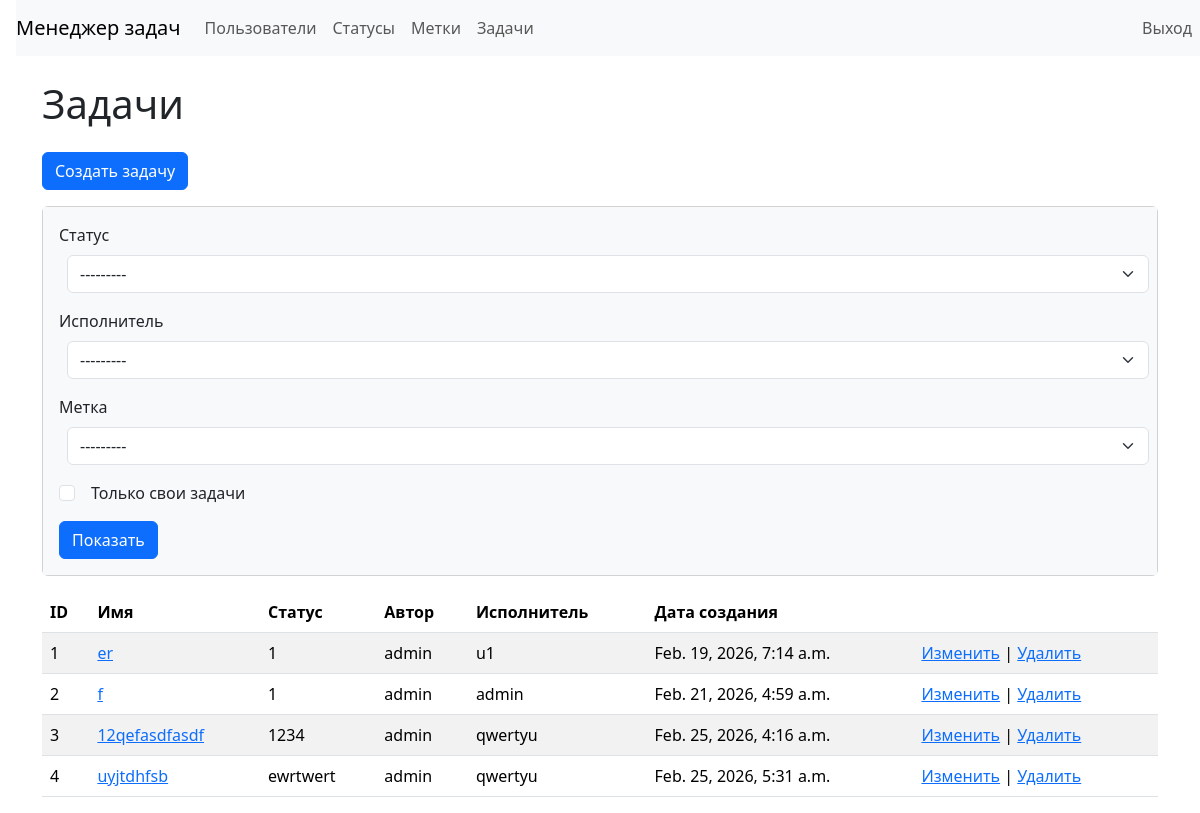
/tasks/ (signed in), run on an earlier commit of the app's database.
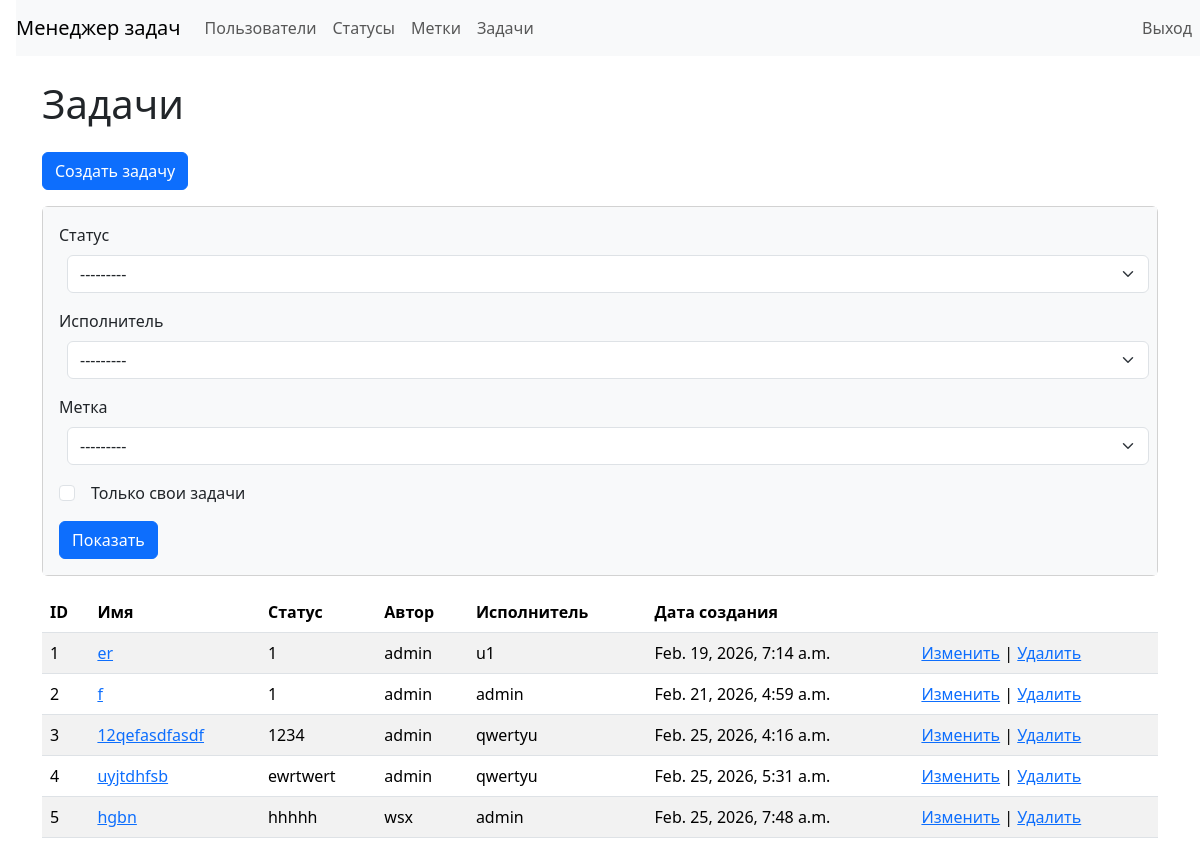
And on a later commit of the database.
### src/task_manager/models.py (models this page shows, shortened)
class Task(models.Model):
    name = models.CharField(max_length=255, verbose_name='Имя')
    description = models.TextField(blank=True, verbose_name='Описание')
    status = models.ForeignKey(
        Status,
        on_delete=models.PROTECT,
        verbose_name='Статус',
    )
    author = models.ForeignKey(
        settings.AUTH_USER_MODEL,
        on_delete=models.PROTECT,
        related_name='created_tasks',
        verbose_name='Автор',
    )
    executor = models.ForeignKey(
        settings.AUTH_USER_MODEL,
        on_delete=models.PROTECT,
        related_name='executed_tasks',
        null=True,
        blank=True,
        verbose_name='Исполнитель',
    )
    labels = models.ManyToManyField(
        Label,
        blank=True,
        related_name='tasks',
        verbose_name='Метки')
    created_at = models.DateTimeField(
        auto_now_add=True,
        verbose_name='Дата создания',
    )

class Status(models.Model):
    name = models.CharField(max_length=255, unique=True, verbose_name='Имя')
    created_at = models.DateTimeField(auto_now_add=True, verbose_name='Дата создания')
    def __str__(self) -> str:
        return self.name

### src/task_manager/views/tasks.py (the view)
# urls.py: path('tasks/', TaskListView.as_view(), name='tasks_list'),
class TaskListView(LoginRequiredMixin, FilterView):
    model = Task
    template_name = "tasks/list.html"
    context_object_name = "tasks"
    filterset_class = TaskFilter
    queryset = (
        Task.objects.select_related("status", "author", "executor")
        .prefetch_related("labels")
        .order_by("id")
    )

### src/task_manager/models.py (called while the page is built)
    def __str__(self) -> str:
        return self.name

### src/templates/tasks/list.html
{% extends "layouts/base.html" %}
{% block content %}
<h1 class="my-4">Задачи</h1>
<a class="btn btn-primary mb-3" href="{% url 'task_create' %}" role="button">Создать задачу</a>
<div class="card mb-3">
    <div class="card-body bg-light">
        <form class="form-inline center" method="get">
            <div class="mb-3">
                <label class="form-label" for="{{ filter.form.status.id_for_label }}">Статус</label>
                {{ filter.form.status }}
            </div>
            <div class="mb-3">
                <label class="form-label" for="{{ filter.form.executor.id_for_label }}">Исполнитель</label>
                {{ filter.form.executor }}
            </div>
            <div class="mb-3">
                <label class="form-label" for="{{ filter.form.label.id_for_label }}">Метка</label>
                {{ filter.form.label }}
            </div>
            <div class="mb-3">
                <div class="form-check">
                    {{ filter.form.self_tasks }}
                    <label class="form-check-label" for="{{ filter.form.self_tasks.id_for_label }}">Только свои
                        задачи</label>
                </div>
            </div>
            <input class="btn btn-primary" type="submit" value="Показать">
        </form>
    </div>
</div>
<table class="table table-striped">
    <thead>
        <tr>
            <th>ID</th>
            <th>Имя</th>
            <th>Статус</th>
            <th>Автор</th>
            <th>Исполнитель</th>
            <th>Дата создания</th>
            <th></th>
        </tr>
    </thead>
    <tbody>
        {% for task in tasks %}
        <tr>
            <td>{{ task.id }}</td>
            <td><a href="{% url 'task_show' task.id %}">{{ task.name }}</a></td>
            <td>{{ task.status }}</td>
            <td>{{ task.author }}</td>
            <td>{{ task.executor|default:"—" }}</td>
            <td>{{ task.created_at }}</td>
            <td>
                <a href="{% url 'task_update' task.id %}">Изменить</a>
                |
                <a href="{% url 'task_delete' task.id %}">Удалить</a>
            </td>
        </tr>
        {% empty %}
        <tr>
            <td colspan="7">Нет задач</td>
        </tr>
        {% endfor %}
    </tbody>
</table>
{% endblock %}

What changed in the data, as far as the page shows it:
added Task: id "5", name "hgbn", status "hhhhh", author "wsx", executor "admin", created_at "Feb. 25, 2026, 7:48 a.m."
